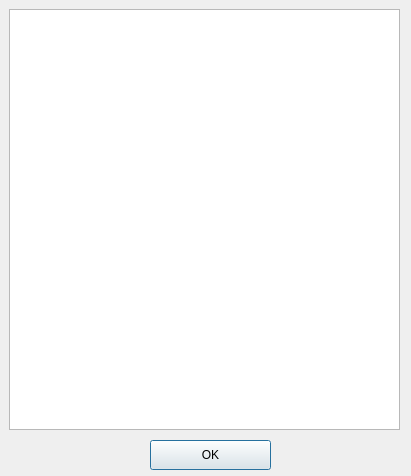
<?xml version="1.0" encoding="UTF-8"?>
<ui version="4.0">
 <class>HelpDialog</class>
 <widget class="QDialog" name="HelpDialog">
  <property name="geometry">
   <rect>
    <x>0</x>
    <y>0</y>
    <width>411</width>
    <height>476</height>
   </rect>
  </property>
  <property name="minimumSize">
   <size>
    <width>411</width>
    <height>476</height>
   </size>
  </property>
  <property name="maximumSize">
   <size>
    <width>411</width>
    <height>476</height>
   </size>
  </property>
  <property name="windowTitle">
   <string>Помощь</string>
  </property>
  <widget class="QWidget" name="horizontalLayoutWidget">
   <property name="geometry">
    <rect>
     <x>9</x>
     <y>9</y>
     <width>391</width>
     <height>421</height>
    </rect>
   </property>
   <layout class="QHBoxLayout" name="helpLayout">
    <item>
     <widget class="QTextBrowser" name="txtHelp"/>
    </item>
   </layout>
  </widget>
  <widget class="QPushButton" name="okCloseHelpDialogButton">
   <property name="geometry">
    <rect>
     <x>150</x>
     <y>440</y>
     <width>121</width>
     <height>30</height>
    </rect>
   </property>
   <property name="minimumSize">
    <size>
     <width>0</width>
     <height>30</height>
    </size>
   </property>
   <property name="maximumSize">
    <size>
     <width>121</width>
     <height>30</height>
    </size>
   </property>
   <property name="text">
    <string>OK</string>
   </property>
  </widget>
 </widget>
 <resources/>
 <connections/>
</ui>
